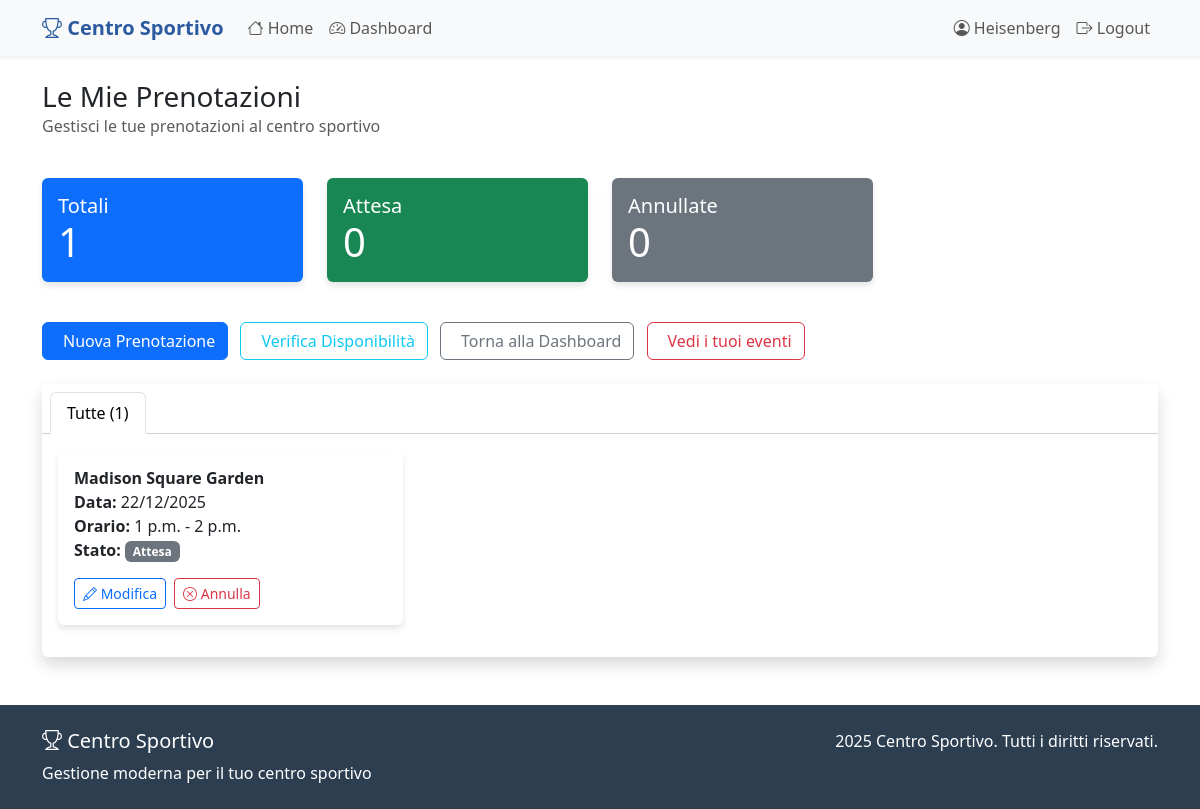
Screenshot of /mie-prenotazioni/ (signed in) with the database file from the repository.
### centro_sportivo_app/models.py (models this page shows, shortened)
class Cliente(models.Model):
    username = models.CharField(max_length=15, unique=True)
    nome = models.CharField(max_length=20)
    cognome = models.CharField(max_length=20)
    email = models.EmailField(unique=True)
    telefono = models.CharField(max_length=15, blank=True)
    password = models.CharField(max_length=128)  # Password hashata
    is_active = models.BooleanField(default=True)
    codice_fiscale = models.CharField(
        max_length=16,
        blank=True,
        validators=[RegexValidator(r'^[A-Z0-9]{16}$', 'Inserisci un codice fiscale valido')]
    )
    data_registrazione = models.DateTimeField(auto_now_add=True)
    ultimo_accesso = models.DateTimeField(null=True, blank=True)
    class Meta:
        verbose_name = "Cliente"
        verbose_name_plural = "Clienti"

class Prenotazione(models.Model):
    STATO_CHOICES = [
        ('attesa', 'Attesa'),
        ('annullata', 'Annullata'),
    ]
    cliente = models.ForeignKey(Cliente, on_delete=models.CASCADE)
    impianto = models.ForeignKey(Impianto, on_delete=models.CASCADE)
    data = models.DateField()
    ora_inizio = models.TimeField()
    ora_fine = models.TimeField()
    stato = models.CharField(max_length=15, choices=STATO_CHOICES, default='Attesa')
    importo_totale = models.DecimalField(max_digits=8, decimal_places=2)
    pagamento_effettuato = models.BooleanField(default=False)
    gestita_da = models.ForeignKey(
        Personale,
        on_delete=models.SET_NULL,
        null=True,
        blank=True,
        related_name='prenotazioni_gestite'
    )
    data_creazione = models.DateTimeField(auto_now_add=True)
    data_modifica = models.DateTimeField(auto_now=True)
    class Meta:
        verbose_name = "Prenotazione"
        verbose_name_plural = "Prenotazioni"
        unique_together = ['impianto', 'data', 'ora_inizio']

class Impianto(models.Model):
    TIPOLOGIA_CHOICES = [
        ('calcio', 'Campo da Calcio'),
        ('tennis', 'Campo da Tennis'),
        ('padel', 'Campo da Padel'),
        ('basket', 'Campo da Basket'),
        ('pallavolo', 'Campo da Pallavolo'),
    ]
    STATO_CHOICES = [
        ('disponibile', 'Disponibile'),
        ('prenotato', 'Prenotato'),
        ('manutenzione', 'In Manutenzione'),
        ('fuori_servizio', 'Fuori Servizio'),
    ]
    nome = models.CharField(max_length=100)
    tipologia = models.CharField(max_length=20, choices=TIPOLOGIA_CHOICES)
    capacita_massima = models.PositiveIntegerField()
    stato = models.CharField(max_length=20, choices=STATO_CHOICES, default='disponibile')
    tariffa_oraria = models.DecimalField(max_digits=6, decimal_places=2)
    personale_assegnato = models.ManyToManyField(
        Personale,
        through='GestioneImpianto',
        blank=True
    )
    class Meta:
        verbose_name = "Impianto"
        verbose_name_plural = "Impianti"

### centro_sportivo_app/views.py (the view)
# urls.py: path('mie-prenotazioni/', views.mie_prenotazioni, name='mie_prenotazioni'),
def mie_prenotazioni(request):
    utente, user_type = get_current_user(request)
    if not utente or user_type != 'cliente':
        messages.error(request, 'Accesso riservato ai clienti.')
        return redirect('centro_sportivo_app:login')
    prenotazioni = Prenotazione.objects.filter(
        cliente=utente
    ).order_by('-data', '-ora_inizio')
    prenotazioni_attesa = prenotazioni.filter(stato='attesa')
    prenotazioni_annullate = prenotazioni.filter(stato='annullata')
    stats = {
        'totali': prenotazioni.count(),
        'attesa': prenotazioni_attesa.count(),
        'annullate': prenotazioni_annullate.count(),
    }
    context = {
        'prenotazioni': prenotazioni,
        'prenotazioni_attesa': prenotazioni_attesa,
        'prenotazioni_annullate': prenotazioni_annullate,
        'stats': stats,
        'utente': utente,
        'user_type': user_type,
    }
    return render(request, 'centro_sportivo_app/mie_prenotazioni.html', context)

### centro_sportivo_app/views.py (called while the page is built)
def get_current_user(request):
    if 'user_id' not in request.session or 'user_type' not in request.session:
        return None, None
    user_id = request.session['user_id']
    user_type = request.session['user_type']
    try:
        if user_type == 'cliente':
            user_obj = Cliente.objects.get(pk=user_id, is_active=True)
        elif user_type == 'personale':
            user_obj = Personale.objects.get(pk=user_id, is_active=True)
        else:
            return None, None
        return user_obj, user_type
    except (Cliente.DoesNotExist, Personale.DoesNotExist):
        return None, None

### centro_sportivo_app/templates/centro_sportivo_app/mie_prenotazioni.html (shortened to what this page needs)
{% extends 'centro_sportivo_app/base.html' %}
{% block content %}
<div class="container mt-4">
    <div class="row mb-4">
        <div class="col-md-12">
            <h1 class="h3 mb-0">Le Mie Prenotazioni</h1>
            <p class="text-muted">Gestisci le tue prenotazioni al centro sportivo</p>
        </div>
    </div>
    <div class="row mb-4">
        <div class="col-md-3">
            <div class="card text-white bg-primary mb-3">
                <div class="card-body d-flex justify-content-between align-items-center">
                    <div>
                        <h5 class="card-title mb-0">Totali</h5>
                        <p class="card-text display-6">{{ stats.totali }}</p>
                    </div>
                </div>
            </div>
        </div>
        <div class="col-md-3">
            <div class="card text-white bg-success mb-3">
                <div class="card-body d-flex justify-content-between align-items-center">
                    <div>
                        <h5 class="card-title mb-0">Attesa</h5>
                        <p class="card-text display-6">{{ stats.attesa }}</p>
                    </div>
                </div>
            </div>
        </div>
        <div class="col-md-3">
            <div class="card text-white bg-secondary mb-3">
                <div class="card-body d-flex justify-content-between align-items-center">
                    <div>
                        <h5 class="card-title mb-0">Annullate</h5>
                        <p class="card-text display-6">{{ stats.annullate }}</p>
                    </div>
                </div>
            </div>
        </div>
    </div>
    <div class="row mb-4">
        <div class="col-md-12">
            <a href="{% url 'centro_sportivo_app:nuova_prenotazione' %}" class="btn btn-primary">
                Nuova Prenotazione
            </a>
            <a href="{% url 'centro_sportivo_app:ricerca_disponibilita' %}" class="btn btn-outline-info ms-2">
                Verifica Disponibilità
            </a>
            <a href="{% url 'centro_sportivo_app:dashboard' %}" class="btn btn-outline-secondary ms-2">
                Torna alla Dashboard
            </a>
            <a href="{% url 'centro_sportivo_app:miei_eventi' %}" class="btn btn-outline-danger ms-2">
                Vedi i tuoi eventi
            </a>
        </div>
    </div>
    {% if prenotazioni %}
    <div class="row">
        <div class="col-md-12">
            <div class="card shadow">
                <div class="card-header bg-white">
                    <ul class="nav nav-tabs card-header-tabs" id="prenotazioni-tabs" role="tablist">
                        <li class="nav-item" role="presentation">
                            <button class="nav-link active" id="tutte-tab" data-bs-toggle="tab" data-bs-target="#tutte" type="button" role="tab" aria-controls="tutte" aria-selected="true">
                                Tutte ({{ stats.totali }})
                            </button>
                        </li>
                    </ul>
                </div>
                <div class="card-body">
                    <div class="tab-content" id="prenotazioni-tabs-content">
<div class="tab-pane fade show active" id="tutte" role="tabpanel" aria-labelledby="tutte-tab">
    {% if prenotazioni %}
        <div class="row">
            {% for prenotazione in prenotazioni %}
                <div class="col-md-6 col-lg-4 mb-3">
                    <div class="card">
                        <div class="card-body">
                            <strong class="card-title">{{ prenotazione.impianto.nome }}</strong>
                            <p class="card-text">
                                <strong>Data:</strong> {{ prenotazione.data|date:"d/m/Y" }}<br>
                                <strong>Orario:</strong> {{ prenotazione.ora_inizio }} - {{ prenotazione.ora_fine }}<br>
                                <strong>Stato:</strong>
                                <span class="badge {% if prenotazione.stato == 'attesa' %}bg-success{% elif prenotazione.stato == 'annullata' %}bg-warning bg-danger{% else %}bg-secondary{% endif %}">
                                    {{ prenotazione.get_stato_display }}
                                </span>
                            </p>
                            {% if prenotazione.stato != 'annullata' %}
                            <div class="d-flex gap-2 mt-3">
                                <a href="{% url 'centro_sportivo_app:modifica_prenotazione' prenotazione.id %}"
                                   class="btn btn-sm btn-outline-primary">
                                    <i class="bi bi-pencil"></i> Modifica
                                </a>
                                <a href="{% url 'centro_sportivo_app:annulla_prenotazione' prenotazione.id %}"
                                   class="btn btn-sm btn-outline-danger"
                                   onclick="return confirm('Sei sicuro di voler annullare questa prenotazione?')">
                                    <i class="bi bi-x-circle"></i> Annulla
                                </a>
                            </div>
                            {% endif %}
                        </div>
                    </div>
                </div>
            {% endfor %}
        </div>
    {% else %}
        <div class="alert alert-info">
            <i class="fas fa-info-circle"></i> Nessuna prenotazione trovata.
        </div>
    {% endif %}
</div>
    {% endif %}
</div>
{% endblock %}

### centro_sportivo_app/templates/centro_sportivo_app/base.html (shortened to what this page needs)
<!DOCTYPE html>
<html lang="it">
<head>
    <link href="https://cdnjs.cloudflare.com/ajax/libs/bootstrap/5.3.2/css/bootstrap.min.css" rel="stylesheet">
    <link href="https://cdnjs.cloudflare.com/ajax/libs/bootstrap-icons/1.11.1/font/bootstrap-icons.min.css" rel="stylesheet">
</head>
<body class="d-flex flex-column min-vh-100">
    <nav class="navbar navbar-expand-lg navbar-light bg-light shadow-sm">
        <div class="container">
            <a class="navbar-brand" href="{% url 'centro_sportivo_app:index' %}">
                <i class="bi bi-trophy"></i> Centro Sportivo
            </a>
            <div class="collapse navbar-collapse" id="navbarNav">
                <ul class="navbar-nav me-auto">
                    <li class="nav-item">
                        <a class="nav-link" href="{% url 'centro_sportivo_app:index' %}">
                            <i class="bi bi-house"></i> Home
                        </a>
                    </li>
                    {% if request.session.user_id %}
                        <li class="nav-item">
                            <a class="nav-link" href="{% url 'centro_sportivo_app:dashboard' %}">
                                <i class="bi bi-speedometer2"></i> Dashboard
                            </a>
                        </li>
                    {% endif %}
                </ul>
                                <ul class="navbar-nav">
                    {% if request.session.user_id %}
                        <li class="nav-item">
                            <span class="nav-link">
                                <i class="bi bi-person-circle"></i> {{ request.session.full_name }}
                            </span>
                        </li>
                        <li class="nav-item">
                            <a class="nav-link" href="{% url 'centro_sportivo_app:logout' %}">
                                <i class="bi bi-box-arrow-right"></i> Logout
                            </a>
                                    </li>
                    {% endif %}
</ul>
            </div>
        </div>
    </nav>
    <main class="flex-grow-1">
        {% block content %}{% endblock %}
    </main>
    <footer class="mt-5 py-4">
        <div class="container">
            <div class="row">
                <div class="col-md-6">
                    <h5><i class="bi bi-trophy"></i> Centro Sportivo</h5>
                    <p class="mb-0">Gestione moderna per il tuo centro sportivo</p>
                </div>
                <div class="col-md-6 text-md-end">
                    <p class="mb-0">2025 Centro Sportivo. Tutti i diritti riservati.</p>
                </div>
            </div>
        </div>
    </footer>
</body>
</html>

### centro_sportivo_app/templates/centro_sportivo_app/base.html (style rules this page uses)
.navbar-brand { font-weight: bold; color: #2c5aa0 !important; }
.card { border: none; box-shadow: 0 4px 6px rgba(0, 0, 0, 0.1); transition: transform 0.2s; }
footer { background: #2c3e50; color: white; }

### rows the page displays
Cliente: session.full_name "Heisenberg"
Prenotazione: impianto.nome "Madison Square Garden", data "22/12/2025", ora_inizio "1 p.m.", ora_fine "2 p.m.", stato "Attesa", shows "Modifica"

### other values shown
{{ stats.totali }} "1"
{{ stats.attesa }} "0"
{{ stats.annullate }} "0"
